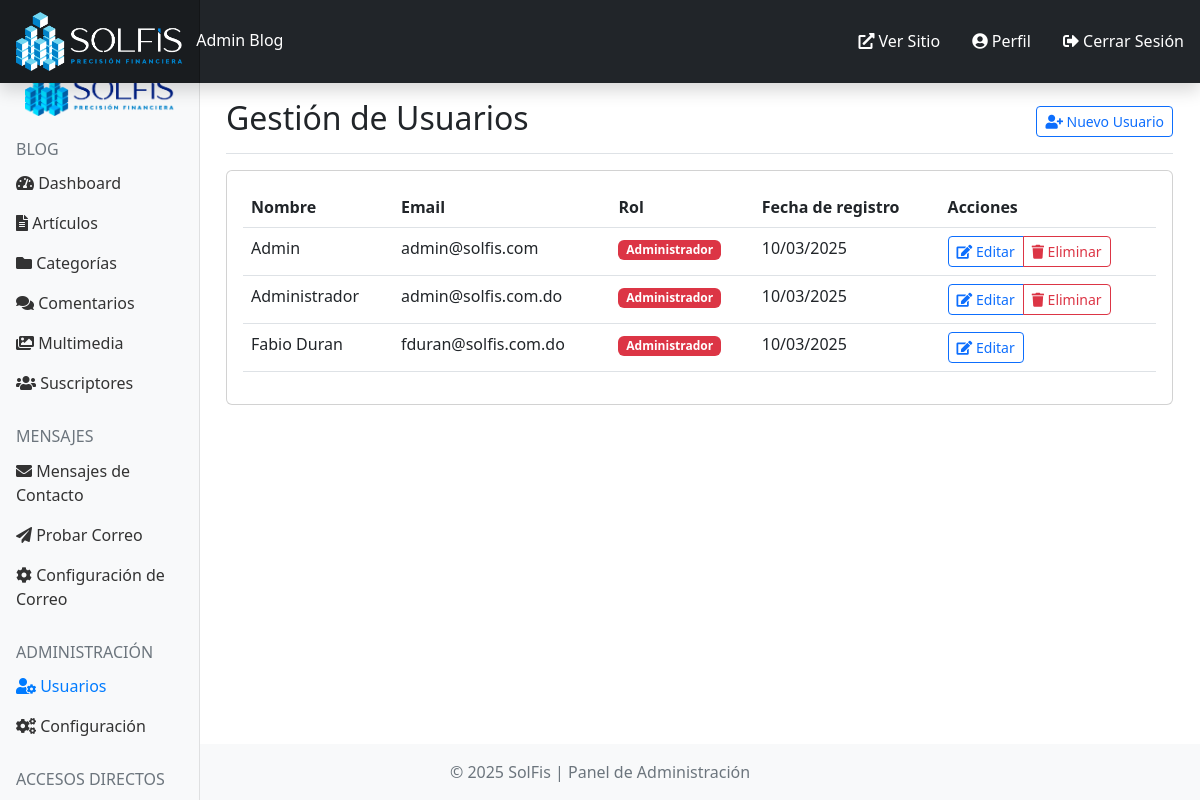
/admin/users.php (signed in), run on the app's committed database.
### tables this page shows
CREATE TABLE `users` (
  `id` int(11) NOT NULL,
  `name` varchar(255) NOT NULL,
  `email` varchar(255) NOT NULL,
  `password` varchar(255) NOT NULL,
  `role` enum('admin','author','editor') NOT NULL DEFAULT 'author',
  `image` varchar(255) DEFAULT NULL,
  `bio` text DEFAULT NULL,
  `created_at` datetime NOT NULL,
  `updated_at` datetime NOT NULL
);

### includes/blog-system.php (called while the page is built, shortened)
<?php
class Database {
    private $connection;
    private static $instance;
    private function __construct() {
        $this->connection = new mysqli(DB_HOST, DB_USER, DB_PASS, DB_NAME);
        $this->connection->set_charset("utf8mb4");
    }
    public static function getInstance() {
        if (!self::$instance) {
            self::$instance = new self();
        }
        return self::$instance;
    }
    public function query($sql) {
        return $this->connection->query($sql);
    }
}
class User {
    private $db;
    public function __construct() {
        $this->db = Database::getInstance();
    }
    public function getUsers() {
        $sql = "SELECT id, name, email, role, image, created_at FROM users ORDER BY name ASC";
        $result = $this->db->query($sql);
        $users = [];
        while ($result && $row = $result->fetch_assoc()) {
            $users[] = $row;
        }
        return $users;
    }
}
class Auth {
    private static $instance;
    private $user = null;
    public static function getInstance() {
        if (!self::$instance) {
            self::$instance = new self();
        }
        return self::$instance;
    }
    private function checkSession() {
        if (isset($_SESSION['user'])) {
            $this->user = $_SESSION['user'];
        }
    }
    public function isLoggedIn() {
        return $this->user !== null;
    }
    public function getUserId() {
        return $this->isLoggedIn() ? $this->user['id'] : null;
    }
}

### admin/users.php (the view, shortened to what this page needs)
<?php
require_once '../includes/blog-system.php';
$user = new User();
$users = $user->getUsers();
?>
<?php include 'includes/header.php'; ?>
<div class="container-fluid">
    <div class="row">
        <?php include 'includes/sidebar.php'; ?>
        <main class="col-md-9 ms-sm-auto col-lg-10 px-md-4">
            <div class="d-flex justify-content-between flex-wrap flex-md-nowrap align-items-center pt-3 pb-2 mb-3 border-bottom">
                <h1 class="h2">Gestión de Usuarios</h1>
                <div class="btn-toolbar mb-2 mb-md-0">
                    <button type="button" class="btn btn-sm btn-outline-primary" data-bs-toggle="modal" data-bs-target="#addUserModal">
                        <i class="fas fa-user-plus"></i> Nuevo Usuario
                    </button>
                </div>
            </div>
            <div class="card">
                <div class="card-body">
                    <div class="table-responsive">
                        <table class="table table-hover">
                            <thead>
                                <tr>
                                    <th>Nombre</th>
                                    <th>Email</th>
                                    <th>Rol</th>
                                    <th>Fecha de registro</th>
                                    <th>Acciones</th>
                                </tr>
                            </thead>
                            <tbody>
                                <?php if (empty($users)): ?>
                                <tr>
                                    <td colspan="5" class="text-center py-4">No hay usuarios registrados.</td>
                                </tr>
                                <?php else: ?>
                                    <?php foreach ($users as $userItem): ?>
                                    <tr>
                                        <td>
                                            <?php echo $userItem['name']; ?>
                                        </td>
                                        <td><?php echo $userItem['email']; ?></td>
                                        <td>
                                            <?php if ($userItem['role'] === 'admin'): ?>
                                                <span class="badge bg-danger">Administrador</span>
                                            <?php elseif ($userItem['role'] === 'editor'): ?>
                                                <span class="badge bg-success">Editor</span>
                                            <?php else: ?>
                                                <span class="badge bg-info">Autor</span>
                                            <?php endif; ?>
                                        </td>
                                        <td><?php echo date('d/m/Y', strtotime($userItem['created_at'])); ?></td>
                                        <td>
                                            <div class="btn-group">
                                                <button type="button" class="btn btn-sm btn-outline-primary edit-user"
                                                        data-id="<?php echo $userItem['id']; ?>"
                                                        data-name="<?php echo $userItem['name']; ?>"
                                                        data-email="<?php echo $userItem['email']; ?>"
                                                        data-role="<?php echo $userItem['role']; ?>"
                                                        data-bs-toggle="modal" data-bs-target="#editUserModal">
                                                    <i class="fas fa-edit"></i> Editar
                                                </button>
                                                <?php if ($userItem['id'] !== $auth->getUserId()): ?>
                                                <a href="user-delete.php?id=<?php echo $userItem['id']; ?>" class="btn btn-sm btn-outline-danger" onclick="return confirm('¿Está seguro de eliminar este usuario?');">
                                                    <i class="fas fa-trash"></i> Eliminar
                                                </a>
                                                <?php endif; ?>
                                            </div>
                                        </td>
                                    </tr>
                                    <?php endforeach; ?>
                                <?php endif; ?>
                            </tbody>
                        </table>
                    </div>
                </div>
            </div>
        </main>
    </div>
</div>
<?php include 'includes/footer.php'; ?>

### admin/includes/header.php (style rules this page uses)
body { min-height: 100vh; display: flex; flex-direction: column; overflow-x: hidden; }
.container-fluid { width: 100%; padding-right: 15px; padding-left: 15px; overflow-x: hidden; }
.table-responsive { overflow-x: auto; -webkit-overflow-scrolling: touch; }
img, table, iframe, video, object { max-width: 100%; height: auto; }

### data on the page
users: name "Admin", email "admin@solfis.com", role "Administrador", created_at "10/03/2025"
users: name "Administrador", email "admin@solfis.com.do", role "Administrador", created_at "10/03/2025"
users: name "Fabio Duran", email "fduran@solfis.com.do", role "Administrador", created_at "10/03/2025"
